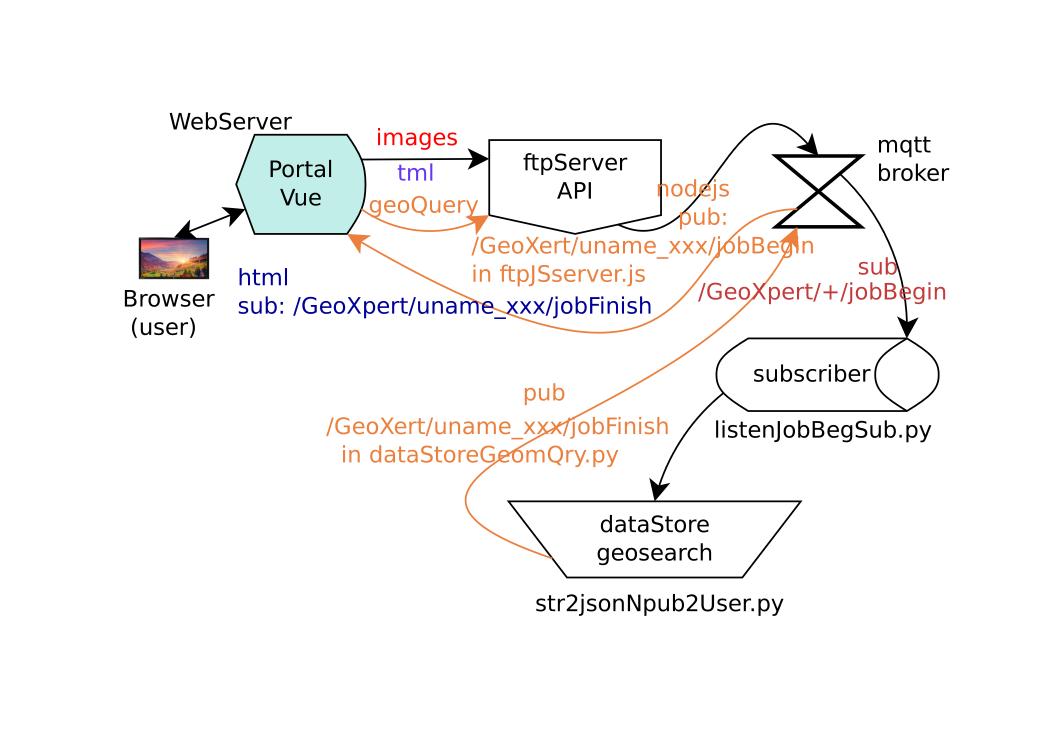
#> input picture mqttCenter/geo-Search.png, 1052 x 744 px, found by its file name
$ python py3Imgthumb.py ../mqttCenter/geo-Search.png ../mqttCenter/geo-Search.png ../mqttCenter/geo-Search.png
#> lines starting #> are read from the running program, lines starting #| are printed output that depends on the picture
# importing Image class from PIL package
from PIL import Image
import sys
import os.path
from pathlib import Path
import glob
import datetime


localHome = str(Path.home())
imgBasePath = localHome+'/richard/ftpServer1/GeoXpertFiles'

# for history note file
noteFolder = localHome+'/richard/ftpServer1/dateActionNote'
nowDTstr = datetime.datetime.now()
curMonth = nowDTstr.strftime("%Y%m")
if not os.path.exists(noteFolder+'/'+curMonth):
    os.makedirs(noteFolder+'/'+curMonth)
todayStr = nowDTstr.strftime("%Y%m%d")
noteFilename = todayStr+'.log'

imgBasePath = localHome+'/richard/ftpServer1/GeoXpertFiles'
uname_xxx = sys.argv[1]
#print(uname_xxx)

# '/geoxpert/rich_ich/DJI_20210908151718_0038.JPG'
# '/geoxpert/rich_ich/20220727_2048/DJI_20210908151718_0038.JPG'
#   find path maybe by 20220727_2048 or 20220727_2048/733_745

hdfsFileName = sys.argv[2]
#print(hdfsFileName)

userIP = sys.argv[3]
#
dateTimeStr = nowDTstr.strftime("%H:%M:%S")
wf = open(noteFolder+'/'+curMonth+'/'+noteFilename, "a")
#     -- userIP | uname_xxx | funcName | funcFileName | noteStr | datetime
wf.write(userIP+'|'+uname_xxx+'|'+'entry'+'|'+'py3Imgthumb.py'+'|'+uname_xxx+'@'+hdfsFileName+'|'+dateTimeStr+'\n')
wf.close()

def searchImgSubDir(theUser, srhDir, inclFile):
    #print('in func searchImgSubDir')
    fullPath = ''
    chkDir = imgBasePath+'/'+theUser+'/'+srhDir
    fileList = glob.glob(chkDir+'/*.JPG')
    allNameStr = '@'.join(fileList)
    if allNameStr.find(inclFile) >= 0:
        # found the file
        fullPath = chkDir+'/'+inclFile

    return fullPath

parseA = hdfsFileName.split('/')
theFullPath = ''
fileName = parseA[len(parseA)-1]    # DJI_20210908151718_0038.JPG
#print('thumb fileName='+fileName)

# /geoxpert/rich_ich/20220727_2048/DJI_20210908151718_0038.JPG
if len(parseA) > 4:
    # the file in subfolder(20220727_2048) or 20220727_2048/733_745
    hdfsPath = parseA[len(parseA)-2]    # i.e 20220727_2048
    #print('hdfsPath='+hdfsPath)
    # check only all *JPG in 20220727_2048/
    theFullPath = searchImgSubDir(uname_xxx, hdfsPath, fileName)
    if len(theFullPath) == 0:
        # check only all *JPG in 20220727_2048/733_745/
        chkDir = imgBasePath+'/'+uname_xxx+'/'+hdfsPath
        inDir = os.listdir(chkDir)
        #print(inDir)
        for element in inDir:
            subChkObj = os.path.join(chkDir, element)
            #print(subChkObj)
            if os.path.isdir(subChkObj):
                # in case ../20220727_2048/733_745/               i.e element=733_745
                theFullPath = searchImgSubDir(uname_xxx, hdfsPath+'/'+element, fileName)
                if len(theFullPath) > 0:
                    break

else:
    # /geoxpert/rich_ich/DJI_20210908151718_0038.JPG  len(parseA)=4
    #print('the file is in user hdfs home')
    theFullPath = imgBasePath+'/'+uname_xxx+'/'+fileName

if len(theFullPath) > 0:
    #print('theFullPath='+theFullPath)
    #print('')
    # creating a object
    try:
        image = Image.open(theFullPath)
#> image is the input picture: PIL image 1052x744 RGBA; mean R, G, B, A 144.3, 143, 142.6, 151
        width, height = image.size
#> width = 1052; height = 744
        #MAX_SIZE = (int(width/percent), int(height/percent))
        MAX_SIZE = (int(width/10), int(height/10))
#> MAX_SIZE = (105, 74)

        # creating thumbnail
        image.thumbnail(MAX_SIZE)
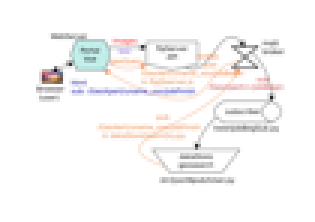
#> image: PIL image 105x74 RGBA (shown 3 times larger); mean R, G, B, A 152.5, 151.3, 150.9, 151; transparent parts drawn white

        thumbSubFolder = 'thumb'
        if not os.path.exists(imgBasePath+'/'+uname_xxx+'/'+thumbSubFolder):
            os.mkdir(imgBasePath+'/'+uname_xxx+'/'+thumbSubFolder)
        saveFilePath = imgBasePath+'/'+uname_xxx+'/'+thumbSubFolder+'/'+fileName
        image.save(saveFilePath)
        print(saveFilePath)
        #image.show()
        dateTimeStr = nowDTstr.strftime("%H:%M:%S")
        wf = open(noteFolder+'/'+curMonth+'/'+noteFilename, "a")
        #     -- userIP | uname_xxx | funcName | funcFileName | noteStr | datetime
        wf.write(userIP+'|'+uname_xxx+'|'+'result'+'|'+'py3Imgthumb.py'+'|'+saveFilePath+'|'+dateTimeStr+'\n')
        wf.close()
    except:
        print("image file miss")
else:
    print('notFound')
